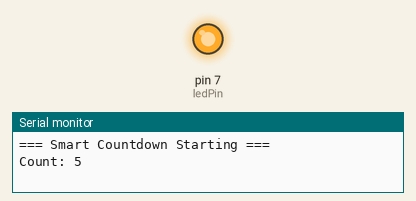
Simulated run of this sketch. Board: Arduino Uno, built with avr-gcc and run on an emulated ATmega328P. Parts: output pins drawn as LEDs (lit = HIGH), the last lines printed to the serial monitor.

Above: at 0.1 s.
At 12.8 s:
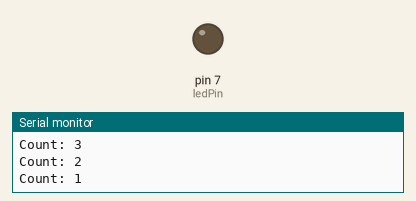
Timing chart, 0 to 14.3 s (numbered marks = the images above):
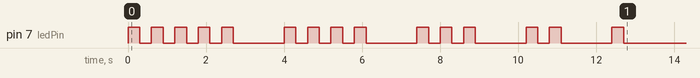

The sketch:

Arduino_assingment1.ino.ino
```cpp
int startValue = 5;
int ledPin = 7;

void flashLED(int times) {
  int flashCount = 0;

  while (flashCount < times) {
    digitalWrite(ledPin, HIGH);
    delay(300);
    digitalWrite(ledPin, LOW);
    delay(300);
    flashCount = flashCount + 1;
  }
}

void setup() {
  pinMode(ledPin, OUTPUT);
  Serial.begin(9600);

  Serial.println("=== Smart Countdown Starting ===");

  int count = startValue;

  while (count > 0) {
    Serial.print("Count: ");
    Serial.println(count);

    flashLED(count);

    delay(1000);
    count = count - 1;
  }

  Serial.println("=== Countdown Complete ===");
}

void loop() {
  // Empty
}
```
